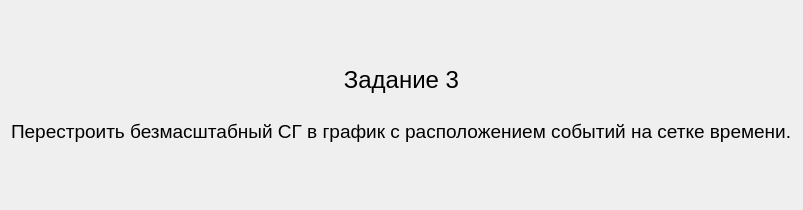
<?xml version="1.0" encoding="UTF-8"?>
<ui version="4.0">
 <class>TextTask3</class>
 <widget class="QDialog" name="TextTask3">
  <property name="geometry">
   <rect>
    <x>0</x>
    <y>0</y>
    <width>621</width>
    <height>210</height>
   </rect>
  </property>
  <property name="windowTitle">
   <string>Задание 3</string>
  </property>
  <layout class="QVBoxLayout" name="verticalLayout">
   <item>
    <widget class="QLabel" name="label">
     <property name="text">
      <string>&lt;html&gt;&lt;head/&gt;&lt;body&gt;&lt;p align=&quot;center&quot;&gt;&lt;span style=&quot; font-size:18pt;&quot;&gt;Задание 3&lt;/span&gt;&lt;br/&gt;&lt;/p&gt;&lt;p&gt;&lt;span style=&quot; font-size:14pt;&quot;&gt;Перестроить безмасштабный СГ в график с расположением событий на сетке времени.&lt;/span&gt;&lt;/p&gt;&lt;/body&gt;&lt;/html&gt;</string>
     </property>
    </widget>
   </item>
  </layout>
 </widget>
 <resources/>
 <connections/>
</ui>
